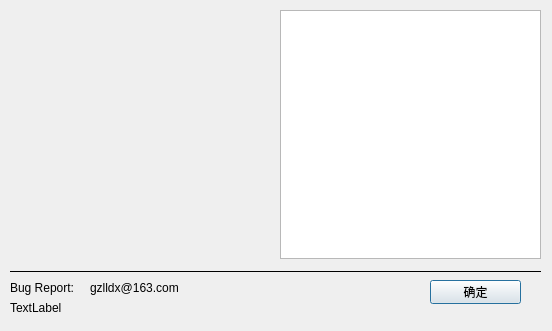
<?xml version="1.0" encoding="UTF-8"?>
<ui version="4.0">
 <class>CAboutDialog</class>
 <widget class="QDialog" name="CAboutDialog">
  <property name="geometry">
   <rect>
    <x>0</x>
    <y>0</y>
    <width>552</width>
    <height>331</height>
   </rect>
  </property>
  <property name="windowTitle">
   <string>Dialog</string>
  </property>
  <widget class="QWidget" name="widget" native="true">
   <property name="geometry">
    <rect>
     <x>10</x>
     <y>10</y>
     <width>261</width>
     <height>231</height>
    </rect>
   </property>
  </widget>
  <widget class="QPlainTextEdit" name="textEdit">
   <property name="geometry">
    <rect>
     <x>280</x>
     <y>10</y>
     <width>261</width>
     <height>249</height>
    </rect>
   </property>
  </widget>
  <widget class="Line" name="line">
   <property name="geometry">
    <rect>
     <x>10</x>
     <y>270</y>
     <width>531</width>
     <height>3</height>
    </rect>
   </property>
   <property name="frameShadow">
    <enum>QFrame::Shadow::Plain</enum>
   </property>
   <property name="orientation">
    <enum>Qt::Orientation::Horizontal</enum>
   </property>
  </widget>
  <widget class="QLabel" name="labelID">
   <property name="geometry">
    <rect>
     <x>10</x>
     <y>280</y>
     <width>71</width>
     <height>16</height>
    </rect>
   </property>
   <property name="text">
    <string>Bug Report:</string>
   </property>
  </widget>
  <widget class="QPushButton" name="btnOK">
   <property name="geometry">
    <rect>
     <x>430</x>
     <y>280</y>
     <width>91</width>
     <height>24</height>
    </rect>
   </property>
   <property name="text">
    <string>确定</string>
   </property>
  </widget>
  <widget class="QLabel" name="labelWeb">
   <property name="geometry">
    <rect>
     <x>10</x>
     <y>300</y>
     <width>341</width>
     <height>16</height>
    </rect>
   </property>
   <property name="text">
    <string>TextLabel</string>
   </property>
  </widget>
  <widget class="QLabel" name="labelEMail">
   <property name="geometry">
    <rect>
     <x>90</x>
     <y>280</y>
     <width>121</width>
     <height>16</height>
    </rect>
   </property>
   <property name="text">
    <string>gzlldx@163.com</string>
   </property>
  </widget>
 </widget>
 <resources/>
 <connections/>
</ui>
